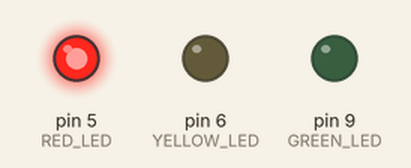
This sketch was run on a simulated Arduino Uno, built with avr-gcc and run on an emulated ATmega328P. On the bench: output pins drawn as LEDs (lit = HIGH).

Above: at 0.12 s.
At 1.37 s:
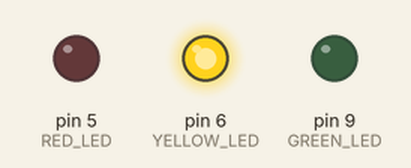
At 2.62 s:
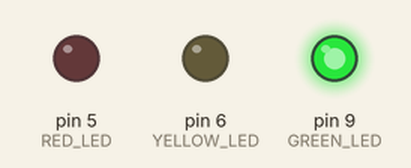
Timing chart, 0 to 3.0 s (numbered marks = the images above):
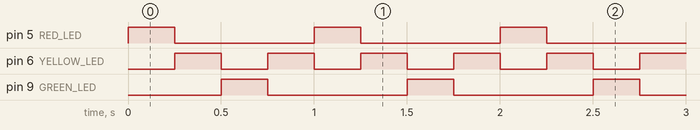

The sketch:

Lesson03-Scan.ino
```cpp
const int GREEN_LED = 9;
const int YELLOW_LED = 6;
const int RED_LED = 5;

void setup() {
  pinMode(GREEN_LED, OUTPUT);
  pinMode(YELLOW_LED, OUTPUT);
  pinMode(RED_LED, OUTPUT);
}

void loop() {
  analogWrite(GREEN_LED, 0);
  analogWrite(YELLOW_LED, 0);
  analogWrite(RED_LED, 255);
  delay(250);
  analogWrite(GREEN_LED, 0);
  analogWrite(YELLOW_LED, 255);
  analogWrite(RED_LED, 0);
  delay(250);
  analogWrite(GREEN_LED, 255);
  analogWrite(YELLOW_LED, 0);
  analogWrite(RED_LED, 0);
  delay(250);
  analogWrite(GREEN_LED, 0);
  analogWrite(YELLOW_LED, 255);
  analogWrite(RED_LED, 0);
  delay(250);
}
```

Measured:
- by itself, pin 5 (RED_LED), pin 9 (GREEN_LED): alternates HIGH for 0.25 s and LOW for 0.75 s
- by itself, pin 6 (YELLOW_LED): alternates HIGH for 0.25 s and LOW for 0.25 s
- by itself, everything shown: repeats every 1.0 s, in 4 steps
